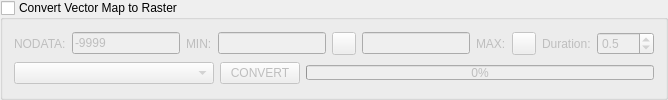
            <widget class="QgsCollapsibleGroupBox" name="mGroupBox_cvt_vtr_mf">
             <property name="title">
              <string>Convert Vector Map to Raster</string>
             </property>
             <property name="checkable">
              <bool>true</bool>
             </property>
             <property name="checked">
              <bool>false</bool>
             </property>
             <property name="collapsed">
              <bool>false</bool>
             </property>
             <layout class="QVBoxLayout" name="verticalLayout_57">
              <item>
               <layout class="QHBoxLayout" name="horizontalLayout_73">
                <property name="topMargin">
                 <number>0</number>
                </property>
                <item>
                 <widget class="QLabel" name="label_26">
                  <property name="text">
                   <string>NODATA:</string>
                  </property>
                 </widget>
                </item>
                <item>
                 <widget class="QLineEdit" name="lineEdit_nodata_mf">
                  <property name="text">
                   <string>-9999</string>
                  </property>
                 </widget>
                </item>
                <item>
                 <widget class="QLabel" name="label_80">
                  <property name="text">
                   <string>MIN:</string>
                  </property>
                 </widget>
                </item>
                <item>
                 <widget class="QLineEdit" name="lineEdit_map_min_mf"/>
                </item>
                <item>
                 <widget class="QgsColorButton" name="mColorButton_min_map_mf">
                  <property name="color">
                   <color>
                    <red>255</red>
                    <green>255</green>
                    <blue>255</blue>
                   </color>
                  </property>
                 </widget>
                </item>
                <item>
                 <widget class="QLineEdit" name="lineEdit_6"/>
                </item>
                <item>
                 <widget class="QLabel" name="label_81">
                  <property name="text">
                   <string>MAX:</string>
                  </property>
                 </widget>
                </item>
                <item>
                 <widget class="QgsColorButton" name="mColorButton_max_map_mf">
                  <property name="color">
                   <color>
                    <red>0</red>
                    <green>0</green>
                    <blue>0</blue>
                   </color>
                  </property>
                 </widget>
                </item>
                <item>
                 <widget class="QLabel" name="label_82">
                  <property name="text">
                   <string>Duration:</string>
                  </property>
                 </widget>
                </item>
                <item>
                 <widget class="QDoubleSpinBox" name="doubleSpinBox_ani_mf_time">
                  <property name="decimals">
                   <number>1</number>
                  </property>
                  <property name="value">
                   <double>0.500000000000000</double>
                  </property>
                 </widget>
                </item>
               </layout>
              </item>
              <item>
               <layout class="QHBoxLayout" name="horizontalLayout_74">
                <property name="topMargin">
                 <number>0</number>
                </property>
                <item>
                 <widget class="QComboBox" name="comboBox_vector_lyrs_mf">
                  <property name="minimumSize">
                   <size>
                    <width>200</width>
                    <height>0</height>
                   </size>
                  </property>
                 </widget>
                </item>
                <item>
                 <widget class="QPushButton" name="pushButton_cvt_vtr_mf">
                  <property name="text">
                   <string>CONVERT</string>
                  </property>
                 </widget>
                </item>
                <item>
                 <widget class="QProgressBar" name="progressBar_cvt_vtr_mf">
                  <property name="maximumSize">
                   <size>
                    <width>16777215</width>
                    <height>15</height>
                   </size>
                  </property>
                  <property name="value">
                   <number>0</number>
                  </property>
                 </widget>
                </item>
               </layout>
              </item>
             </layout>
            </widget>
